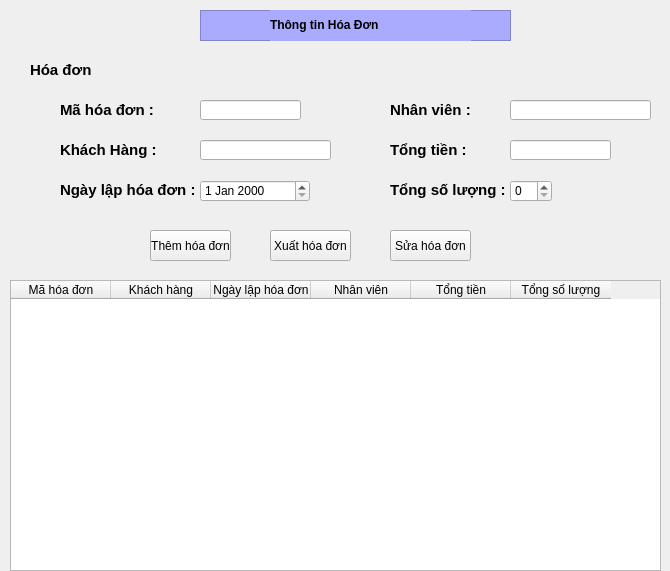
<?xml version="1.0" encoding="UTF-8"?>
<ui version="4.0">
 <class>Form</class>
 <widget class="QWidget" name="Form">
  <property name="geometry">
   <rect>
    <x>0</x>
    <y>0</y>
    <width>670</width>
    <height>571</height>
   </rect>
  </property>
  <property name="windowTitle">
   <string>Form</string>
  </property>
  <widget class="QFrame" name="frame">
   <property name="geometry">
    <rect>
     <x>200</x>
     <y>10</y>
     <width>311</width>
     <height>31</height>
    </rect>
   </property>
   <property name="styleSheet">
    <string notr="true">background-color:rgb(170, 170, 255)</string>
   </property>
   <property name="frameShape">
    <enum>QFrame::StyledPanel</enum>
   </property>
   <property name="frameShadow">
    <enum>QFrame::Raised</enum>
   </property>
   <widget class="QLabel" name="label_2">
    <property name="geometry">
     <rect>
      <x>70</x>
      <y>0</y>
      <width>201</width>
      <height>31</height>
     </rect>
    </property>
    <property name="toolTip">
     <string>&lt;html&gt;&lt;head/&gt;&lt;body&gt;&lt;p&gt;&lt;br/&gt;&lt;/p&gt;&lt;/body&gt;&lt;/html&gt;</string>
    </property>
    <property name="styleSheet">
     <string notr="true">font: 75 16pt &quot;Times New Roman&quot;;</string>
    </property>
    <property name="text">
     <string>&lt;html&gt;&lt;head/&gt;&lt;body&gt;&lt;p&gt;&lt;span style=&quot; font-weight:600;&quot;&gt;Thông tin Hóa Đơn&lt;/span&gt;&lt;/p&gt;&lt;/body&gt;&lt;/html&gt;</string>
    </property>
    <property name="textFormat">
     <enum>Qt::AutoText</enum>
    </property>
    <property name="scaledContents">
     <bool>false</bool>
    </property>
   </widget>
  </widget>
  <widget class="QLabel" name="label_3">
   <property name="geometry">
    <rect>
     <x>30</x>
     <y>60</y>
     <width>71</width>
     <height>21</height>
    </rect>
   </property>
   <property name="text">
    <string>&lt;html&gt;&lt;head/&gt;&lt;body&gt;&lt;p&gt;&lt;span style=&quot; font-size:11pt; font-weight:600;&quot;&gt;Hóa đơn&lt;/span&gt;&lt;/p&gt;&lt;/body&gt;&lt;/html&gt;</string>
   </property>
  </widget>
  <widget class="QLabel" name="label_4">
   <property name="geometry">
    <rect>
     <x>60</x>
     <y>100</y>
     <width>101</width>
     <height>21</height>
    </rect>
   </property>
   <property name="text">
    <string>&lt;html&gt;&lt;head/&gt;&lt;body&gt;&lt;p&gt;&lt;span style=&quot; font-size:11pt; font-weight:600;&quot;&gt;Mã hóa đơn :&lt;/span&gt;&lt;/p&gt;&lt;/body&gt;&lt;/html&gt;</string>
   </property>
  </widget>
  <widget class="QLabel" name="label_5">
   <property name="geometry">
    <rect>
     <x>60</x>
     <y>140</y>
     <width>101</width>
     <height>21</height>
    </rect>
   </property>
   <property name="text">
    <string>&lt;html&gt;&lt;head/&gt;&lt;body&gt;&lt;p&gt;&lt;span style=&quot; font-size:11pt; font-weight:600;&quot;&gt;Khách Hàng :&lt;/span&gt;&lt;/p&gt;&lt;/body&gt;&lt;/html&gt;</string>
   </property>
  </widget>
  <widget class="QLabel" name="label_6">
   <property name="geometry">
    <rect>
     <x>60</x>
     <y>180</y>
     <width>141</width>
     <height>21</height>
    </rect>
   </property>
   <property name="text">
    <string>&lt;html&gt;&lt;head/&gt;&lt;body&gt;&lt;p&gt;&lt;span style=&quot; font-size:11pt; font-weight:600;&quot;&gt;Ngày lập hóa đơn :&lt;/span&gt;&lt;/p&gt;&lt;/body&gt;&lt;/html&gt;</string>
   </property>
  </widget>
  <widget class="QLabel" name="label_7">
   <property name="geometry">
    <rect>
     <x>390</x>
     <y>100</y>
     <width>101</width>
     <height>21</height>
    </rect>
   </property>
   <property name="text">
    <string>&lt;html&gt;&lt;head/&gt;&lt;body&gt;&lt;p&gt;&lt;span style=&quot; font-size:11pt; font-weight:600;&quot;&gt;Nhân viên :&lt;/span&gt;&lt;/p&gt;&lt;/body&gt;&lt;/html&gt;</string>
   </property>
  </widget>
  <widget class="QLabel" name="label_8">
   <property name="geometry">
    <rect>
     <x>390</x>
     <y>140</y>
     <width>101</width>
     <height>21</height>
    </rect>
   </property>
   <property name="text">
    <string>&lt;html&gt;&lt;head/&gt;&lt;body&gt;&lt;p&gt;&lt;span style=&quot; font-size:11pt; font-weight:600;&quot;&gt;Tổng tiền :&lt;/span&gt;&lt;/p&gt;&lt;/body&gt;&lt;/html&gt;</string>
   </property>
  </widget>
  <widget class="QLabel" name="label_9">
   <property name="geometry">
    <rect>
     <x>390</x>
     <y>180</y>
     <width>121</width>
     <height>21</height>
    </rect>
   </property>
   <property name="text">
    <string>&lt;html&gt;&lt;head/&gt;&lt;body&gt;&lt;p&gt;&lt;span style=&quot; font-size:11pt; font-weight:600;&quot;&gt;Tổng số lượng :&lt;/span&gt;&lt;/p&gt;&lt;/body&gt;&lt;/html&gt;</string>
   </property>
  </widget>
  <widget class="QLineEdit" name="lineEdit">
   <property name="geometry">
    <rect>
     <x>200</x>
     <y>100</y>
     <width>101</width>
     <height>20</height>
    </rect>
   </property>
  </widget>
  <widget class="QLineEdit" name="lineEdit_2">
   <property name="geometry">
    <rect>
     <x>200</x>
     <y>140</y>
     <width>131</width>
     <height>20</height>
    </rect>
   </property>
  </widget>
  <widget class="QDateEdit" name="dateEdit">
   <property name="geometry">
    <rect>
     <x>200</x>
     <y>180</y>
     <width>110</width>
     <height>22</height>
    </rect>
   </property>
  </widget>
  <widget class="QLineEdit" name="lineEdit_3">
   <property name="geometry">
    <rect>
     <x>510</x>
     <y>100</y>
     <width>141</width>
     <height>20</height>
    </rect>
   </property>
  </widget>
  <widget class="QLineEdit" name="lineEdit_4">
   <property name="geometry">
    <rect>
     <x>510</x>
     <y>140</y>
     <width>101</width>
     <height>20</height>
    </rect>
   </property>
  </widget>
  <widget class="QSpinBox" name="spinBox">
   <property name="geometry">
    <rect>
     <x>510</x>
     <y>180</y>
     <width>42</width>
     <height>22</height>
    </rect>
   </property>
  </widget>
  <widget class="QPushButton" name="btnAddNV">
   <property name="geometry">
    <rect>
     <x>150</x>
     <y>230</y>
     <width>81</width>
     <height>31</height>
    </rect>
   </property>
   <property name="styleSheet">
    <string notr="true"/>
   </property>
   <property name="text">
    <string>Thêm hóa đơn</string>
   </property>
  </widget>
  <widget class="QPushButton" name="btnAddNV_2">
   <property name="geometry">
    <rect>
     <x>270</x>
     <y>230</y>
     <width>81</width>
     <height>31</height>
    </rect>
   </property>
   <property name="styleSheet">
    <string notr="true"/>
   </property>
   <property name="text">
    <string>Xuất hóa đơn</string>
   </property>
  </widget>
  <widget class="QPushButton" name="btnAddNV_3">
   <property name="geometry">
    <rect>
     <x>390</x>
     <y>230</y>
     <width>81</width>
     <height>31</height>
    </rect>
   </property>
   <property name="styleSheet">
    <string notr="true"/>
   </property>
   <property name="text">
    <string>Sửa hóa đơn</string>
   </property>
  </widget>
  <widget class="QTableWidget" name="tableWidget">
   <property name="geometry">
    <rect>
     <x>10</x>
     <y>280</y>
     <width>651</width>
     <height>291</height>
    </rect>
   </property>
   <column>
    <property name="text">
     <string>Mã hóa đơn</string>
    </property>
   </column>
   <column>
    <property name="text">
     <string>Khách hàng</string>
    </property>
   </column>
   <column>
    <property name="text">
     <string>Ngày lập hóa đơn</string>
    </property>
   </column>
   <column>
    <property name="text">
     <string>Nhân viên</string>
    </property>
   </column>
   <column>
    <property name="text">
     <string>Tổng tiền</string>
    </property>
   </column>
   <column>
    <property name="text">
     <string>Tổng số lượng</string>
    </property>
   </column>
  </widget>
 </widget>
 <resources/>
 <connections/>
</ui>
